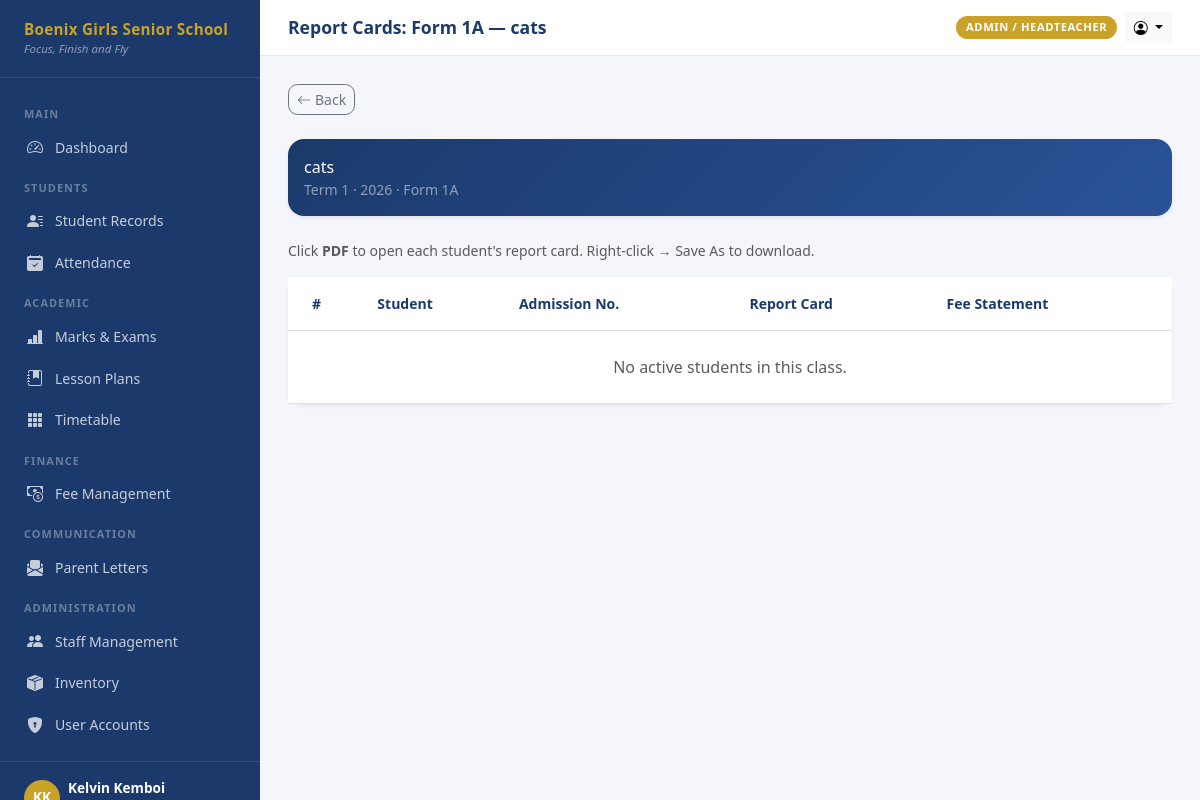
The page /letters/class-reports/1/1/ (signed in) on the database its author committed.
### accounts/models.py (models this page shows, shortened)
class User(AbstractUser):
    ROLE_ADMIN = 'admin'
    ROLE_CLASS_TEACHER = 'class_teacher'
    ROLE_SUBJECT_TEACHER = 'subject_teacher'
    ROLE_PARENT = 'parent'
    ROLE_BURSAR = 'bursar'
    ROLE_AUDITOR = 'auditor'
    ROLE_CHOICES = [
        (ROLE_ADMIN, 'Admin / Headteacher'),
        (ROLE_CLASS_TEACHER, 'Class Teacher'),
        (ROLE_SUBJECT_TEACHER, 'Subject Teacher'),
        (ROLE_PARENT, 'Parent (View Only)'),
        (ROLE_BURSAR, 'Bursar / Accounts'),
        (ROLE_AUDITOR, 'Auditor'),
    ]
    role = models.CharField(
        max_length=20,
        choices=ROLE_CHOICES,
        default=ROLE_SUBJECT_TEACHER,
    )
    phone = models.CharField(max_length=20, blank=True)
    profile_photo = models.ImageField(upload_to='profiles/', blank=True, null=True)
    is_active = models.BooleanField(default=True)
    class_assigned = models.CharField(max_length=20, blank=True, help_text='e.g. Form 4A')
    class Meta:
        verbose_name = 'User'
        verbose_name_plural = 'Users'
        ordering = ['last_name', 'first_name']
    @property
    def is_admin(self):
        return self.role == self.ROLE_ADMIN or self.is_superuser
    @property
    def can_view_fees(self):
        return self.role in (self.ROLE_ADMIN, self.ROLE_BURSAR, self.ROLE_AUDITOR, self.ROLE_PARENT)
    @property
    def can_enter_marks(self):
        return self.role in (self.ROLE_ADMIN, self.ROLE_CLASS_TEACHER, self.ROLE_SUBJECT_TEACHER)

### students/models.py (models this page shows, shortened)
class ClassSection(models.Model):
    stream = models.ForeignKey(Stream, on_delete=models.CASCADE, related_name='sections')
    section = models.CharField(max_length=5)  # e.g. 'A', 'B', 'East'
    class_teacher = models.ForeignKey(
        'accounts.User',
        null=True, blank=True,
        on_delete=models.SET_NULL,
        related_name='class_sections',
        limit_choices_to={'role__in': ['class_teacher', 'admin']},
    )
    class Meta:
        unique_together = ['stream', 'section']
        ordering = ['stream__order', 'section']
    def __str__(self):
        return f'{self.stream.name}{self.section}'

class Stream(models.Model):
    name = models.CharField(max_length=20, unique=True)  # e.g. 'Form 4'
    label = models.CharField(max_length=40, blank=True)  # e.g. 'Form Four'
    order = models.PositiveSmallIntegerField(default=0)
    class Meta:
        ordering = ['order', 'name']

### exams/models.py (models this page shows, shortened)
class Exam(models.Model):
    TERM_1 = 1
    TERM_2 = 2
    TERM_3 = 3
    TERM_CHOICES = [(1, 'Term 1'), (2, 'Term 2'), (3, 'Term 3')]
    TYPE_OPENER = 'opener'
    TYPE_MID = 'mid'
    TYPE_END = 'end'
    TYPE_MOCK = 'mock'
    TYPE_INTERNAL = 'internal'
    TYPE_CHOICES = [
        (TYPE_OPENER, 'Opener'),
        (TYPE_MID, 'Mid-Term'),
        (TYPE_END, 'End of Term'),
        (TYPE_MOCK, 'Mock / Trial'),
        (TYPE_INTERNAL, 'Internal Assessment'),
    ]
    name = models.CharField(max_length=100)
    exam_type = models.CharField(max_length=20, choices=TYPE_CHOICES, default=TYPE_END)
    term = models.PositiveSmallIntegerField(choices=TERM_CHOICES)
    year = models.PositiveSmallIntegerField()
    streams = models.ManyToManyField(Stream, related_name='exams', blank=True)
    date_start = models.DateField(null=True, blank=True)
    date_end = models.DateField(null=True, blank=True)
    is_published = models.BooleanField(default=False, help_text='Visible to parents when published')
    created_by = models.ForeignKey(
        'accounts.User', on_delete=models.SET_NULL, null=True, related_name='exams_created'
    )
    created_at = models.DateTimeField(auto_now_add=True)
    class Meta:
        ordering = ['-year', '-term', 'name']

### letters/views.py (the view)
# urls.py: path('class-reports/<int:exam_pk>/<int:section_pk>/', views.class_report_cards, name='class_reports'),
@login_required
@role_required('admin', 'class_teacher')
def class_report_cards(request, exam_pk, section_pk):
    exam = get_object_or_404(Exam, pk=exam_pk)
    section = get_object_or_404(ClassSection, pk=section_pk)
    students = Student.objects.filter(
        class_section=section, status='active'
    ).order_by('last_name', 'first_name')
    return render(request, 'letters/class_report_cards.html', {
        'exam': exam, 'section': section, 'students': students
    })

### boenix_sms/context_processors.py (called while the page is built)
def school_info(request):
    return {
        'SCHOOL_NAME': settings.SCHOOL_NAME,
        'SCHOOL_SHORT': settings.SCHOOL_SHORT,
        'SCHOOL_MOTTO': settings.SCHOOL_MOTTO,
    }

### templates/letters/class_report_cards.html (shortened to what this page needs)
{% extends 'base.html' %}
{% block page_title %}Report Cards: {{ section }} — {{ exam.name }}{% endblock %}
{% block content %}
<div class="d-flex gap-2 mb-4">
  <a href="{% url 'letters:home' %}" class="btn btn-sm btn-outline-secondary" style="border-radius:0.6rem;">
    <i class="bi bi-arrow-left me-1"></i>Back
  </a>
</div>
<div class="card border-0 shadow-sm mb-4 p-3" style="border-radius:1rem;background:linear-gradient(135deg,#1B3A6B,#2A5298);">
  <div class="text-white fw-700">{{ exam.name }}</div>
  <div class="text-white-50 small">{{ exam.get_term_display }} · {{ exam.year }} · {{ section }}</div>
</div>
<p class="text-muted small mb-3">Click <strong>PDF</strong> to open each student's report card. Right-click → Save As to download.</p>
<div class="card border-0 shadow-sm" style="border-radius:1rem;">
  <div class="table-responsive">
    <table class="table table-hover align-middle mb-0">
      <thead style="background:#F4F6FB;">
        <tr>
          <th class="ps-4 py-3 small" style="color:#1B3A6B;">#</th>
          <th class="py-3 small" style="color:#1B3A6B;">Student</th>
          <th class="py-3 small" style="color:#1B3A6B;">Admission No.</th>
          <th class="py-3 small" style="color:#1B3A6B;">Report Card</th>
          <th class="py-3 small" style="color:#1B3A6B;">Fee Statement</th>
        </tr>
      </thead>
      <tbody>
        {% for student in students %}
        <tr>
          <td class="ps-4 text-muted small">{{ forloop.counter }}</td>
          <td class="fw-600 small" style="color:#1B3A6B;">{{ student.full_name }}</td>
          <td class="small text-muted">{{ student.admission_number }}</td>
          <td>
            <a href="{% url 'letters:report_card' student.pk exam.pk %}"
               target="_blank"
               class="btn btn-sm btn-outline-primary" style="border-radius:0.5rem;">
              <i class="bi bi-file-earmark-pdf me-1"></i>PDF
            </a>
          </td>
          <td>
            <a href="{% url 'letters:fee_statement' student.pk %}"
               target="_blank"
               class="btn btn-sm btn-outline-success" style="border-radius:0.5rem;">
              <i class="bi bi-receipt me-1"></i>Fees
            </a>
          </td>
        </tr>
        {% empty %}
        <tr><td colspan="5" class="text-center py-4 text-muted">No active students in this class.</td></tr>
        {% endfor %}
      </tbody>
    </table>
  </div>
</div>
{% endblock %}

### templates/base.html (shortened to what this page needs)
<!DOCTYPE html>
<html lang="en">
<head>
  <link href="https://cdn.jsdelivr.net/npm/bootstrap@5.3.3/dist/css/bootstrap.min.css" rel="stylesheet">
  <link href="https://cdn.jsdelivr.net/npm/bootstrap-icons@1.11.3/font/bootstrap-icons.min.css" rel="stylesheet">
</head>
<body>
<div id="sidebar">
  <div class="sidebar-brand">
    <div class="school-name">{{ SCHOOL_NAME }}</div>
    <div class="school-motto">{{ SCHOOL_MOTTO }}</div>
  </div>
  <nav class="sidebar-nav">
    <div class="nav-section-label">Main</div>
    <a href="{% url 'dashboard:home' %}" class="nav-link {% if request.resolver_match.url_name == 'home' %}active{% endif %}">
      <i class="bi bi-speedometer2"></i> Dashboard
    </a>
    {% if user.is_admin or user.is_class_teacher %}
    <div class="nav-section-label">Students</div>
    <a href="/students/" class="nav-link">
      <i class="bi bi-person-lines-fill"></i> Student Records
    </a>
    <a href="/attendance/" class="nav-link">
      <i class="bi bi-calendar2-check-fill"></i> Attendance
    </a>
    {% endif %}
    {% if user.can_enter_marks %}
    <div class="nav-section-label">Academic</div>
    <a href="/exams/" class="nav-link">
      <i class="bi bi-bar-chart-line-fill"></i> Marks & Exams
    </a>
    <a href="/lessons/" class="nav-link">
      <i class="bi bi-journal-bookmark-fill"></i> Lesson Plans
    </a>
    <a href="/timetable/" class="nav-link">
      <i class="bi bi-grid-3x3-gap-fill"></i> Timetable
    </a>
    {% endif %}
    {% if user.can_view_fees %}
    <div class="nav-section-label">Finance</div>
    <a href="/fees/" class="nav-link">
      <i class="bi bi-cash-coin"></i> Fee Management
    </a>
    {% endif %}
    {% if user.is_admin or user.is_class_teacher %}
    <div class="nav-section-label">Communication</div>
    <a href="/letters/" class="nav-link">
      <i class="bi bi-envelope-paper-fill"></i> Parent Letters
    </a>
    {% endif %}
    {% if user.is_admin %}
    <div class="nav-section-label">Administration</div>
    <a href="/staff/" class="nav-link">
      <i class="bi bi-people-fill"></i> Staff Management
    </a>
    <a href="/inventory/" class="nav-link">
      <i class="bi bi-box-seam-fill"></i> Inventory
    </a>
    <a href="{% url 'accounts:user_list' %}" class="nav-link">
      <i class="bi bi-shield-lock-fill"></i> User Accounts
    </a>
    {% endif %}
  </nav>
  <div class="sidebar-footer">
    <div class="d-flex align-items-center gap-2">
      <div class="rounded-circle bg-gold d-flex align-items-center justify-content-center"
           style="width:36px;height:36px;background:var(--boenix-gold);font-weight:700;color:#fff;font-size:0.85rem;flex-shrink:0;">
      </div>
      <div class="overflow-hidden">
        <div class="user-name text-truncate">{{ user.get_full_name }}</div>
      </div>
    </div>
  </div>
</div>
<div id="main">
  <div class="topbar">
    <div class="d-flex align-items-center gap-3">
      <h1 class="page-title">{% block page_title %}Dashboard{% endblock %}</h1>
    </div>
    <div class="d-flex align-items-center gap-2">
      <span class="role-badge">{{ user.get_role_display }}</span>
      <div class="dropdown">
        <button class="btn btn-sm btn-light dropdown-toggle" data-bs-toggle="dropdown">
          <i class="bi bi-person-circle"></i>
        </button>
      </div>
    </div>
  </div>
  <div class="content-area">
    {% block content %}{% endblock %}
  </div>
</div>
</body>
</html>

### templates/base.html (style rules this page uses)
:root { --boenix-navy: #1B3A6B; --boenix-gold: #C9A227; --boenix-gold-light: #F0D070; --sidebar-width: 260px; }
body { background: #F4F6FB; font-family: 'Segoe UI', sans-serif; }
#sidebar { width: var(--sidebar-width); min-height: 100vh; background: var(--boenix-navy); position: fixed; top: 0; left: 0; display: flex; flex-direction: column; z-index: 100; transition: transform 0.25s ease; }
.sidebar-brand { padding: 1.25rem 1.5rem; border-bottom: 1px solid rgba(255,255,255,0.1); }
.sidebar-brand .school-name { color: var(--boenix-gold); font-size: 0.95rem; font-weight: 700; line-height: 1.3; letter-spacing: 0.02em; }
.sidebar-brand .school-motto { color: rgba(255,255,255,0.5); font-size: 0.72rem; font-style: italic; }
.sidebar-nav { flex: 1; padding: 1rem 0; overflow-y: auto; }
.sidebar-nav .nav-section-label { color: rgba(255,255,255,0.35); font-size: 0.68rem; font-weight: 700; text-transform: uppercase; letter-spacing: 0.1em; padding: 0.75rem 1.5rem 0.25rem; }
.sidebar-nav .nav-link { color: rgba(255,255,255,0.75); padding: 0.55rem 1.5rem; font-size: 0.88rem; display: flex; align-items: center; gap: 0.65rem; border-left: 3px solid transparent; transition: all 0.15s; }
.sidebar-nav .nav-link i { font-size: 1rem; width: 1.1rem; }
.sidebar-footer { padding: 1rem 1.5rem; border-top: 1px solid rgba(255,255,255,0.1); }
.sidebar-footer .user-name { color: #fff; font-size: 0.85rem; font-weight: 600; }
#main { margin-left: var(--sidebar-width); min-height: 100vh; display: flex; flex-direction: column; }
.topbar { background: #fff; padding: 0.75rem 1.75rem; border-bottom: 1px solid #E5E9F2; display: flex; align-items: center; justify-content: space-between; position: sticky; top: 0; z-index: 99; }
.topbar .page-title { font-weight: 700; color: var(--boenix-navy); font-size: 1.1rem; margin: 0; }
.content-area { flex: 1; padding: 1.75rem; }
.role-badge { background: var(--boenix-gold); color: #fff; font-size: 0.7rem; font-weight: 700; padding: 0.2rem 0.6rem; border-radius: 1rem; text-transform: uppercase; letter-spacing: 0.05em; }

### rows shown on the page
User: get_full_name "Kelvin Kemboi", role "ADMIN / HEADTEACHER"
ClassSection: stream+section "Form 1A"
Exam: name "cats", term "Term 1", year "2026"

### other values the page prints
{{ SCHOOL_NAME }} "Boenix Girls Senior School"
{{ SCHOOL_MOTTO }} "Focus, Finish and Fly"
